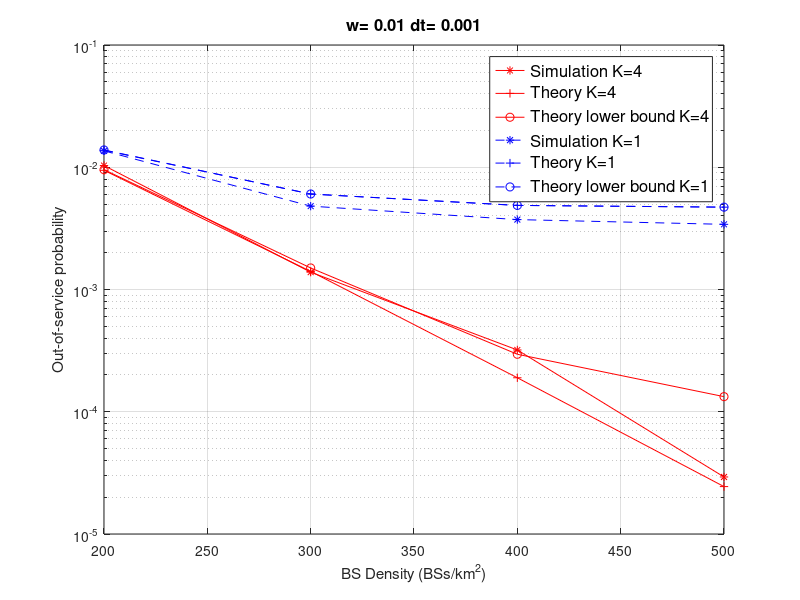
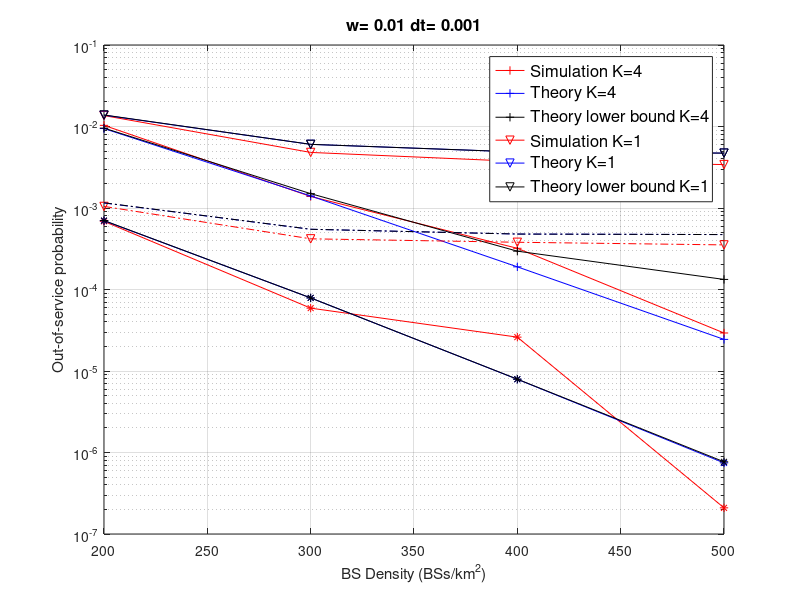
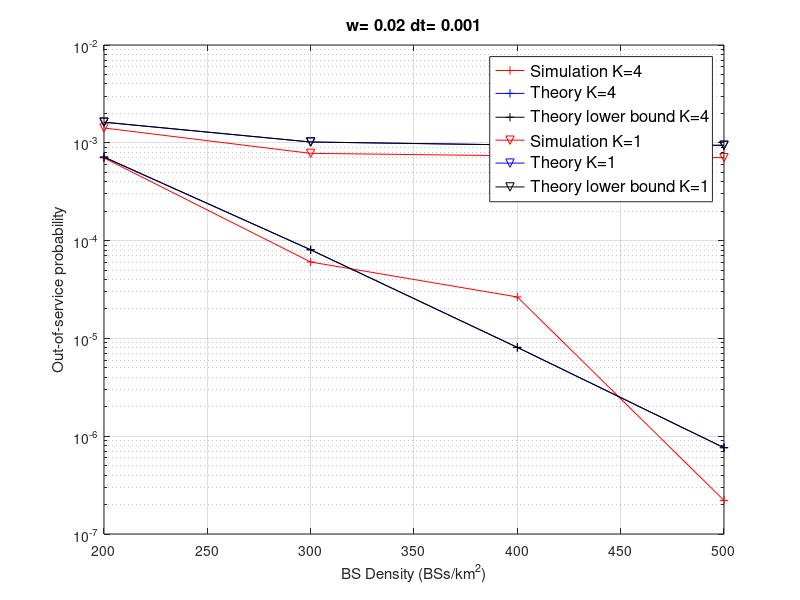
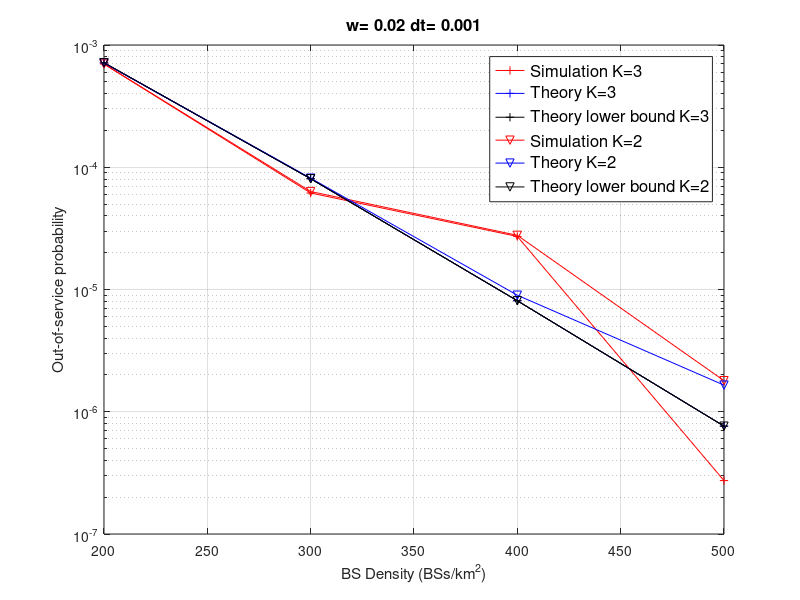

MATLAB code to generate these figures, in order:
%% out-of-service probability with fixed w, dt high bl density
clear; close all;
discovery = [1 5 20 200 1000]*10^(-3);
preparation = [10 20]*10^(-3);
densityBL = [0.01 0.1];
connectivity = [1 2 3 4];

load('finalresults_15k.mat')
load('NoRLF_Numerical-Results.mat')
load('P_OS_LB.mat')
load('P_OS_UB.mat')

lambda_BS = [200 300 400 500];

D_BL =2;
dt = 1;
w=1;
figure()

K_1=4;
semilogy(lambda_BS, reshape(final_results(dt,w,:,K_1,D_BL),[],1),'-*r')
hold on;
grid on;
semilogy(lambda_BS,P_OS(:,K_1,w,dt,D_BL),'-r+')
%semilogy(lambda_BS,P_OS_UB(:,D_BL,K_1,dt,w),'-g+')
semilogy(lambda_BS,P_OS_UB(:,D_BL,K_1,dt,w),'-ro')

K_2=1;
semilogy(lambda_BS, reshape(final_results(dt,w,:,K_2,D_BL),[],1),'--*b')
semilogy(lambda_BS,P_OS(:,K_2,w,dt,D_BL),'--b+')
%semilogy(lambda_BS,P_OS_UB(:,D_BL,K_2,dt,w),'-gv')
semilogy(lambda_BS,P_OS_UB(:,D_BL,K_2,dt,w),'--bo')

legend({['Simulation K=',num2str(K_1)],['Theory K=',num2str(K_1)],['Theory lower bound K=',num2str(K_1)],['Simulation K=',num2str(K_2)],['Theory K=',num2str(K_2)],['Theory lower bound K=',num2str(K_2)]},'FontSize',12)
xlabel('BS Density (BSs/km^2)')
ylabel('Out-of-service probability')
title(['w= ',num2str(preparation(w)),' dt= ', num2str(discovery(dt))],'FontSize',12)

D_BL =2;
figure()

K_1=4;
semilogy(lambda_BS, reshape(final_results(dt,w,:,K_1,D_BL),[],1),'-+r')
hold on;
grid on;
semilogy(lambda_BS,P_OS(:,K_1,w,dt,D_BL),'-b+')
%semilogy(lambda_BS,P_OS_UB(:,D_BL,K_1,dt,w),'-g+')
semilogy(lambda_BS,P_OS_UB(:,D_BL,K_1,dt,w),'-k+')


K_2=1;
semilogy(lambda_BS, reshape(final_results(dt,w,:,K_2,D_BL),[],1),'-vr')
semilogy(lambda_BS,P_OS(:,K_2,w,dt,D_BL),'-bv')
%semilogy(lambda_BS,P_OS_UB(:,D_BL,K_2,dt,w),'-gv')
semilogy(lambda_BS,P_OS_UB(:,D_BL,K_2,dt,w),'-kv')


D_BL =1;
dt = 1;
w=1;

K_1=4;
semilogy(lambda_BS, reshape(final_results(dt,w,:,K_1,D_BL),[],1),'-*r')
semilogy(lambda_BS,P_OS(:,K_1,w,dt,D_BL),'-b*')
%semilogy(lambda_BS,P_OS_UB(:,D_BL,K_1,dt,w),'-g+')
semilogy(lambda_BS,P_OS_UB(:,D_BL,K_1,dt,w),'-k*')

K_2=1;
semilogy(lambda_BS, reshape(final_results(dt,w,:,K_2,D_BL),[],1),'-.vr')
semilogy(lambda_BS,P_OS(:,K_2,w,dt,D_BL),'-.b')
%semilogy(lambda_BS,P_OS_UB(:,D_BL,K_2,dt,w),'-gv')
semilogy(lambda_BS,P_OS_UB(:,D_BL,K_2,dt,w),'-.k')



legend({['Simulation K=',num2str(K_1)],['Theory K=',num2str(K_1)],['Theory lower bound K=',num2str(K_1)],['Simulation K=',num2str(K_2)],['Theory K=',num2str(K_2)],['Theory lower bound K=',num2str(K_2)]},'FontSize',12)
xlabel('BS Density (BSs/km^2)')
ylabel('Out-of-service probability')
title(['w= ',num2str(preparation(w)),' dt= ', num2str(discovery(dt)) ],'FontSize',12 )

%% out-of-service probability with fixed w, dt small bl density
discovery = [1 5 20 200 1000]*10^(-3);
preparation = [10 20]*10^(-3);
densityBL = [0.01 0.1];
connectivity = [1 2 3 4];


lambda_BS = [200 300 400 500];

D_BL =1;
dt = 1;
w=2;
figure()

K_1=4;
semilogy(lambda_BS, reshape(final_results(dt,w,:,K_1,D_BL),[],1),'-+r')
hold on;
grid on;
semilogy(lambda_BS,P_OS(:,K_1,w,dt,D_BL),'-b+')
%semilogy(lambda_BS,P_OS_UB(:,D_BL,K_1,dt,w),'-g+')
semilogy(lambda_BS,P_OS_LB(:,D_BL,K_1,dt,w),'-k+')

K_2=1;
semilogy(lambda_BS, reshape(final_results(dt,w,:,K_2,D_BL),[],1),'-vr')
semilogy(lambda_BS,P_OS(:,K_2,w,dt,D_BL),'-bv')
%semilogy(lambda_BS,P_OS_UB(:,D_BL,K_2,dt,w),'-gv')
semilogy(lambda_BS,P_OS_LB(:,D_BL,K_2,dt,w),'-kv')

legend({['Simulation K=',num2str(K_1)],['Theory K=',num2str(K_1)],['Theory lower bound K=',num2str(K_1)],['Simulation K=',num2str(K_2)],['Theory K=',num2str(K_2)],['Theory lower bound K=',num2str(K_2)]},'FontSize',12)
xlabel('BS Density (BSs/km^2)')
ylabel('Out-of-service probability')
title(['w= ',num2str(preparation(w)),' dt= ', num2str(discovery(dt))],'FontSize',12)

D_BL =1;
figure()

K_1=3;
semilogy(lambda_BS, reshape(final_results(dt,w,:,K_1,D_BL),[],1),'-+r')
hold on;
grid on;
semilogy(lambda_BS,P_OS(:,K_1,w,dt,D_BL),'-b+')
%semilogy(lambda_BS,P_OS_UB(:,D_BL,K_1,dt,w),'-g+')
semilogy(lambda_BS,P_OS_LB(:,D_BL,K_1,dt,w),'-k+')


K_2=2;
semilogy(lambda_BS, reshape(final_results(dt,w,:,K_2,D_BL),[],1),'-vr')
semilogy(lambda_BS,P_OS(:,K_2,w,dt,D_BL),'-bv')
%semilogy(lambda_BS,P_OS_UB(:,D_BL,K_2,dt,w),'-gv')
semilogy(lambda_BS,P_OS_LB(:,D_BL,K_2,dt,w),'-kv')


legend({['Simulation K=',num2str(K_1)],['Theory K=',num2str(K_1)],['Theory lower bound K=',num2str(K_1)],['Simulation K=',num2str(K_2)],['Theory K=',num2str(K_2)],['Theory lower bound K=',num2str(K_2)]},'FontSize',12)
xlabel('BS Density (BSs/km^2)')
ylabel('Out-of-service probability')
title(['w= ',num2str(preparation(w)),' dt= ', num2str(discovery(dt)) ],'FontSize',12 )


%% out-of-service probability with fixed K, small bl density

discovery = [1 5 20 200 1000];
preparation = [10 20]*10^(-3);
densityBL = [0.01 0.1];
connectivity = [1 2 3 4];

lambda_BS = [200 300 400 500];

D_BL =1;
dt_1 = 1;
w_1=2;
figure()

K=1;
semilogy(lambda_BS, reshape(final_results(dt_1,w_1,:,K,D_BL),[],1),'-+r')
hold on;
grid on;
semilogy(lambda_BS,P_OS(:,K,w_1,dt_1,D_BL),'-b+')
%semilogy(lambda_BS,P_OS_UB(:,D_BL,K,dt_1,w_1),'-g+')
semilogy(lambda_BS,P_OS_LB(:,D_BL,K,dt_1,w_1),'-k+')

dt_2 = 3;
w_2 = 2;
semilogy(lambda_BS, reshape(final_results(dt_2,w_2,:,K,D_BL),[],1),'-vr')
semilogy(lambda_BS,P_OS(:,K,w_2,dt_2,D_BL),'-bv')
%semilogy(lambda_BS,P_OS_UB(:,D_BL,K,dt_2,w_2),'-gv')
semilogy(lambda_BS,P_OS_LB(:,D_BL,K,dt_2,w_2),'-kv')


% legend({['Simulation dt=',num2str(dt_1),'ms'],['Theory dt=',num2str(dt_1),'ms'],['Theory lower bound dt=',num2str(dt_1),'ms'],['Simulation dt=',num2str(dt_2),'ms'],['Theory dt=',num2str(dt_2),'ms'],['Theory lower bound dt=',num2str(dt_2),'ms']},'FontSize',12)
% xlabel('BS Density (BSs/km^2)')
% ylabel('Out-of-service probability')
% title(['w= ',num2str(preparation(w_1)),' dt= ', num2str(discovery(dt_1))],'FontSize',12)

D_BL =1;
K=4;
figure()
semilogy(lambda_BS, reshape(final_results(dt_1,w_1,:,K,D_BL),[],1),'-+r')
hold on;
grid on;
semilogy(lambda_BS,P_OS(:,K,w_1,dt_1,D_BL),'-b+')
%semilogy(lambda_BS,P_OS_UB(:,D_BL,K,dt_1,w_1),'-g+')
semilogy(lambda_BS,P_OS_LB(:,D_BL,K,dt_1,w_1),'-k+')

dt_3 = 5;
w_2 = 2;
semilogy(lambda_BS, reshape(final_results(dt_3,w_2,:,K,D_BL),[],1),'-vr')
semilogy(lambda_BS,P_OS(:,K,w_2,dt_3,D_BL),'-bv')
%semilogy(lambda_BS,P_OS_UB(:,D_BL,K,dt_2,w_2),'-gv')
semilogy(lambda_BS,P_OS_LB(:,D_BL,K,dt_3,w_2),'-kv')


legend({['Simulation dt=',num2str(dt_1),'ms'],['Theory dt=',num2str(dt_1),'ms'],['Theory lower bound dt=',num2str(dt_1),'ms'],['Simulation dt=',num2str(dt_2),'ms'],['Theory dt=',num2str(dt_2),'ms'],['Theory lower bound dt=',num2str(dt_2),'ms'],['Simulation dt=',num2str(dt_3),'ms'],['Theory dt=',num2str(dt_3),'ms'],['Theory lower bound dt=',num2str(dt_3),'ms']},'FontSize',12)
xlabel('BS Density (BSs/km^2)')
ylabel('Out-of-service probability')
title(['w= ',num2str(preparation(w_1)),' dt= ', num2str(discovery(dt_1))],'FontSize',12)


%% out-of-service probability with fixed K, high bl density

lambda_BS = [200 300 400 500];

D_BL =2;
dt_1 = 1;
w_1=1;
figure()

K=1;
semilogy(lambda_BS, reshape(final_results(dt_1,w_1,:,K,D_BL),[],1),'-+r')
hold on;
grid on;
semilogy(lambda_BS,P_OS(:,K,w_1,dt_1,D_BL),'-b+')
%semilogy(lambda_BS,P_OS_UB(:,D_BL,K,dt_1,w_1),'-g+')
semilogy(lambda_BS,P_OS_LB(:,D_BL,K,dt_1,w_1),'-k+')

dt_2 = 5;
w_2 = 1;
semilogy(lambda_BS, reshape(final_results(dt_2,w_2,:,K,D_BL),[],1),'-vr')
semilogy(lambda_BS,P_OS(:,K,w_2,dt_2,D_BL),'-bv')
%semilogy(lambda_BS,P_OS_UB(:,D_BL,K,dt_2,w_2),'-gv')
semilogy(lambda_BS,P_OS_LB(:,D_BL,K,dt_2,w_2),'-kv')


legend({['Simulation K=',num2str(K)],['Theory K=',num2str(K)],['Simulation K=',num2str(K)],['Theory K=',num2str(K)]},'FontSize',12)
xlabel('BS Density (BSs/km^2)')
ylabel('Out-of-service probability')
title(['w= ',num2str(preparation(w_1)),' dt= ', num2str(discovery(dt_1))],'FontSize',12)

K=4;
figure()
semilogy(lambda_BS, reshape(final_results(dt_1,w_1,:,K,D_BL),[],1),'-+r')
hold on;
grid on;
semilogy(lambda_BS,P_OS(:,K,w_1,dt_1,D_BL),'-b+')
%semilogy(lambda_BS,P_OS_UB(:,D_BL,K,dt_1,w_1),'-g+')
semilogy(lambda_BS,P_OS_LB(:,D_BL,K,dt_1,w_1),'-k+')

dt_2 = 5;
w_2 = 1;
semilogy(lambda_BS, reshape(final_results(dt_2,w_2,:,K,D_BL),[],1),'-vr')
semilogy(lambda_BS,P_OS(:,K,w_2,dt_2,D_BL),'-bv')
%semilogy(lambda_BS,P_OS_UB(:,D_BL,K,dt_2,w_2),'-gv')
semilogy(lambda_BS,P_OS_LB(:,D_BL,K,dt_2,w_2),'-kv')


legend({['Simulation K=',num2str(K)],['Theory K=',num2str(K)],['Simulation K=',num2str(K)],['Theory K=',num2str(K)]},'FontSize',12)
xlabel('BS Density (BSs/km^2)')
ylabel('Out-of-service probability')
title(['w= ',num2str(preparation(w_1)),' dt= ', num2str(discovery(dt_1))],'FontSize',12)

%% expected out-of-service duration
load('BlockageDatav1.mat')
final_results1 = final_results;
load('BlockageDatav2.mat')
final_results2 = final_results;

load('NoRLF_BlockageDurationTheoryResults.mat')

D_BL =2;
dt = 1;
w=1;
figure()

K_1=3;
semilogy(lambda_BS, reshape(final_results1(dt,w,:,K_1,D_BL),[],1),'-+r')
hold on;
grid on;
semilogy(lambda_BS,reshape(EXP_OS_DUR(dt,w,:,K_1,D_BL),[],1),'-b+')

K_2=2;
semilogy(lambda_BS, reshape(final_results1(dt,w,:,K_2,D_BL),[],1),'-vr')
semilogy(lambda_BS,reshape(EXP_OS_DUR(dt,w,:,K_2,D_BL),[],1),'-bv')

legend(['Simulation K=',num2str(K_1)],['Theoretical lower bound K=',num2str(K_1)],['Simulation K=',num2str(K_2)],['Theoretical lower bound K=',num2str(K_2)])
title(['High Blocker Density w= ',num2str(preparation(w)),' dt= ', num2str(discovery(dt)) ] )
ylabel('Out-of-service duration (sec)')
xlabel('BS Density (BSs/km^2)')

figure()
D_BL=1;

K_1=3;
semilogy(lambda_BS, reshape(final_results1(dt,w,:,K_1,D_BL),[],1),'-+r')
hold on;
grid on;
semilogy(lambda_BS,reshape(EXP_OS_DUR(dt,w,:,K_1,D_BL),[],1),'-b+')

K_2=2;
semilogy(lambda_BS, reshape(final_results1(dt,w,:,K_2,D_BL),[],1),'-vr')
semilogy(lambda_BS,reshape(EXP_OS_DUR(dt,w,:,K_2,D_BL),[],1),'-bv')

legend(['Simulation K=',num2str(K_1)],['Theoretical lower bound K=',num2str(K_1)],['Simulation K=',num2str(K_2)],['Theoretical lower bound K=',num2str(K_2)])

title(['Low Blocker Density w= ',num2str(preparation(w)),' dt= ', num2str(discovery(dt)) ] )
ylabel('Out-of-service duration (sec)')
xlabel('BS Density (BSs/km^2)')



